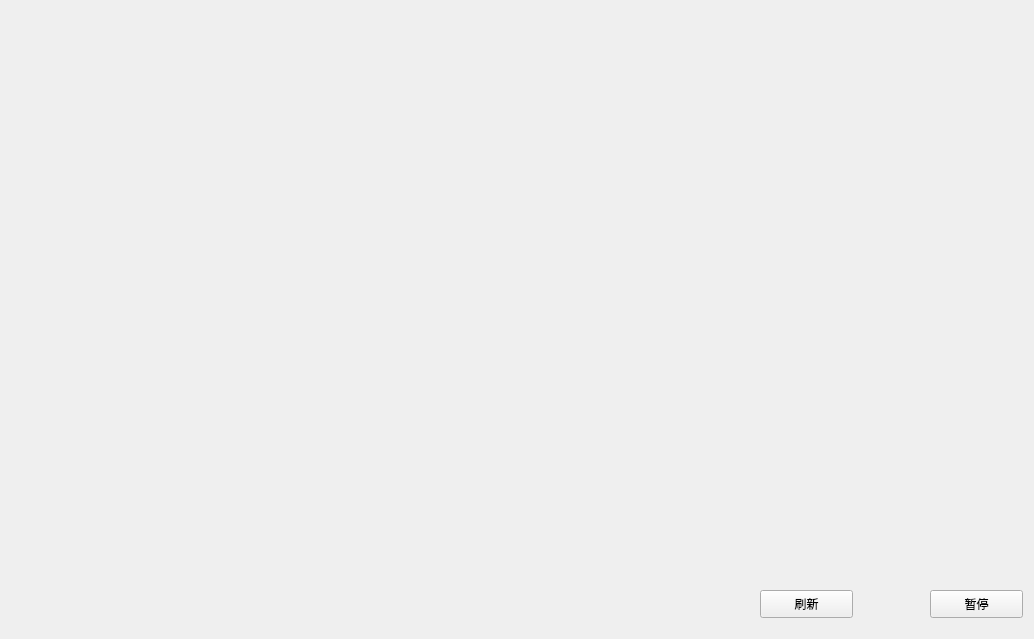
<?xml version="1.0" encoding="UTF-8"?>
<ui version="4.0">
 <class>LiveRoom</class>
 <widget class="QWidget" name="LiveRoom">
  <property name="geometry">
   <rect>
    <x>0</x>
    <y>0</y>
    <width>1034</width>
    <height>639</height>
   </rect>
  </property>
  <property name="windowTitle">
   <string>Form</string>
  </property>
  <widget class="QWidget" name="gridLayoutWidget">
   <property name="geometry">
    <rect>
     <x>0</x>
     <y>0</y>
     <width>1041</width>
     <height>571</height>
    </rect>
   </property>
   <layout class="QGridLayout" name="gridLayout"/>
  </widget>
  <widget class="QPushButton" name="fleshBtn">
   <property name="geometry">
    <rect>
     <x>760</x>
     <y>590</y>
     <width>93</width>
     <height>28</height>
    </rect>
   </property>
   <property name="text">
    <string>刷新</string>
   </property>
  </widget>
  <widget class="QPushButton" name="pauseBtn">
   <property name="geometry">
    <rect>
     <x>930</x>
     <y>590</y>
     <width>93</width>
     <height>28</height>
    </rect>
   </property>
   <property name="text">
    <string>暂停</string>
   </property>
  </widget>
 </widget>
 <resources/>
 <connections/>
</ui>
